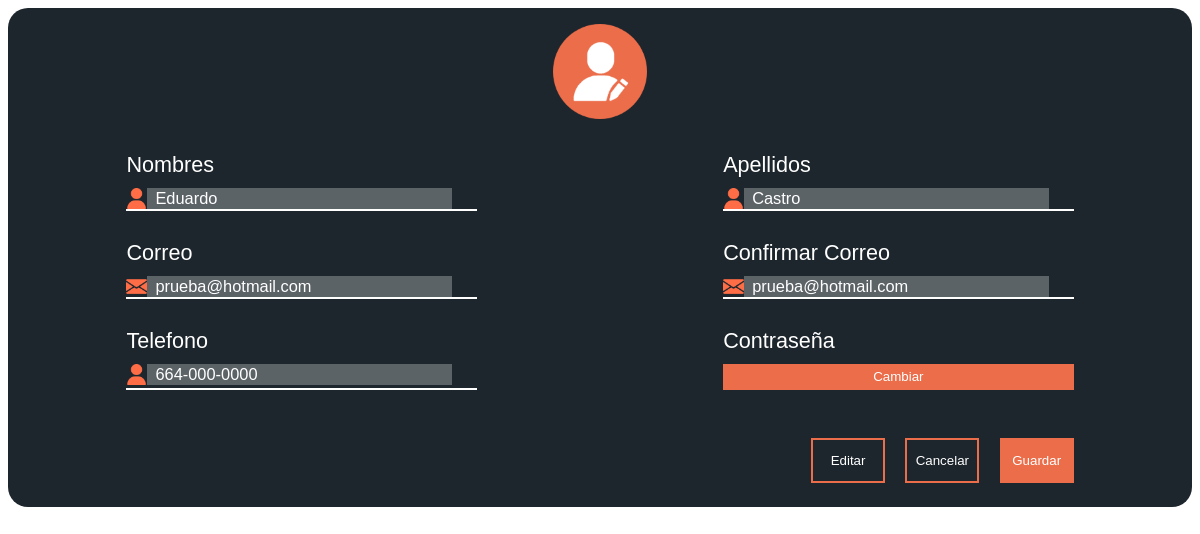
Screenshot of /edit-profile.php?id=4 with the database file from the repository.
### tables this page shows
CREATE TABLE IF NOT EXISTS `usuario` (
  `ID` int(3) NOT NULL AUTO_INCREMENT,
  `Nombre` varchar(100) NOT NULL,
  `Apellidos` varchar(60) NOT NULL,
  `Clave` varchar(50) NOT NULL,
  `Correo` varchar(100) NOT NULL,
  `Telefono` varchar(12) NOT NULL DEFAULT '664-000-0000',
  `TipoUsuario` char(1) NOT NULL,
  PRIMARY KEY (`ID`),
  KEY `TipoUsuario` (`TipoUsuario`)
);

### Web/edit-profile.php (the view, shortened to what this page needs)
<?php
  $conexion=mysqli_connect("localhost","root","","derechoscopio")
  or die("Problemas con la conexión");
  $ID = $_GET['id'];
?>
<!DOCTYPE html>
<html lang="es" dir="ltr">
  <head>
    <link rel="stylesheet" href="js/jquery-ui/jquery-ui.min.css"/>
    <link rel="stylesheet" href="js/jquery-ui/jquery-ui.structure.min.css"/>
    <link rel="stylesheet" href="js/jquery-ui/jquery-ui.theme.min.css"/>
    <link rel="stylesheet" type="text/css" href="js/tooltipster-master/dist/css/tooltipster.bundle.min.css" />
    <link rel="stylesheet" href="css/msg-alert.css">
    <link rel="stylesheet" href="css/popup.css">
    <link rel="stylesheet" href="css/edit.css">
  </head>
  <body>
    <div class="container">
      <div class="container-img">
        <img src="img/editar.png" alt="" class="icon-title">
      </div>
      <div class="container-form">
        <form action="update-profile-general.php?id=<?php echo $ID?>" method="post">
          <?php
            $query= "SELECT Nombre, Apellidos, Correo, Telefono FROM usuario WHERE ID='$ID'";
            $registros = mysqli_query($conexion, $query) or
            die("Problemas en el select:" . mysqli_error($conexion));
          if ($reg = mysqli_fetch_array($registros))
          {
            ?>
            <div class="field line">
              <label for="">Nombres</label>
              <div class="info">
                <img src="img/name.png" alt="" class="icon">
                <input disabled="on" type="text" placeholder="Nombre" class="textbox" name="nombres" value="<?php echo $reg['Nombre']?>" autocomplete="off">
              </div>
            </div>
            <div class="field line">
              <label for="">Apellidos</label>
              <div class="info">
                <img src="img/name.png" alt="" class="icon">
                <input disabled="on" type="text" placeholder="Apellidos" class="textbox" name="apellidos" value="<?php echo $reg['Apellidos']?>" autocomplete="off">
              </div>
            </div>
            <div class="field line">
              <label for="">Correo</label>
              <div class="info">
                <img src="img/mail.png" alt="" class="icon">
                <input disabled="on" type="text" placeholder="Correo" class="textbox" name="correo1" value="<?php echo $reg['Correo']?>" autocomplete="off">
              </div>
            </div>
            <div class="field line">
              <label for="">Confirmar Correo</label>
              <div class="info">
                <img src="img/mail.png" alt="" class="icon">
                <input disabled="on" type="text" placeholder="Confirmar" class="textbox" name="correo2" value="<?php echo $reg['Correo']?>" autocomplete="off">
              </div>
            </div>
            <div class="field line">
              <label for="">Telefono</label>
              <div class="info">
                <img src="img/name.png" alt="" class="icon">
                <input disabled="off" type="text" placeholder="000-000-0000" class="textbox"  name="telefono" value="<?php echo $reg['Telefono']?>" autocomplete="off" id="txt-tel">
              </div>
            </div>
              <div class="field">
                <label for="">Contraseña</label>
                <button disabled="on" style="cursor: default;" type="button" name="button" id="btn-change">Cambiar</button>
              </div>
              <div class="field" id="field-button">
                <input type="button" value="Editar" class="btn-edit-2">
                <input type="button" id="btn-cancel" value="Cancelar">
                <input type="button" name=""  class="button-save" value="Guardar" id="btn-save">
              </div>
              <?php
            }
          ?>
        </form>
      </div>
    </div>
  </body>
</html>

### Web/css/edit.css (style rules this page uses)
* { font-family: poppins, 'arial'; }
.container { width: 100%; height: auto; padding-bottom: 24px; background: #1D262D; border-radius: 20px; }
.container-img { width: 100%; text-align: center; }
.icon-title { width: 8%; margin-top: 16px; }
form { display: flex; justify-content: space-between; flex-wrap: wrap; width: 80%; margin: auto; }
.container-form { width: 100% }
.field { width: 37%; padding-top: 19px; }
.icon { width: 6%; }
label { display: flex; color: white; font-size: calc(0.6em + 1vw); padding: 10px 0; }
.textbox { border: 0; width: 84%; color: white; font-size: calc(0.5em + 0.7vw); outline: none; padding-left: 8px; }
::placeholder { font-size: calc(0.5em + 0.7vw); color: #B8B8B8; }
.line { border-bottom: 2px solid white; }
.info { display: flex; align-items: center; }
#field-button { width: 100%; text-align: right; margin-top: 29px; }
.button-save { background: #EC6D4A; color: white; border: 2px solid #EC6D4A; width: calc(5em + 0.6vw); height: calc(3em + 0.4vw); }
#btn-cancel { border: 2px solid #EC6D4A; color: white; background: transparent; width: calc(5em + 0.6vw); height: calc(3em + 0.4vw); margin-right: 16px; cursor: pointer; }
#btn-change { background: #ec6d4a; border: 2px solid #ec6d4a; color: white; width: 100%; cursor: pointer; height: 26px; }
.btn-edit-2 { border: 2px solid #EC6D4A; color: white; background: transparent; width: calc(5em + 0.6vw); height: calc(3em + 0.4vw); margin-right: 16px; cursor: pointer; }

### rows the page displays
usuario: nombres "Eduardo", apellidos "Castro", correo1 "prueba@hotmail.com", correo2 "prueba@hotmail.com", telefono "664-000-0000"
